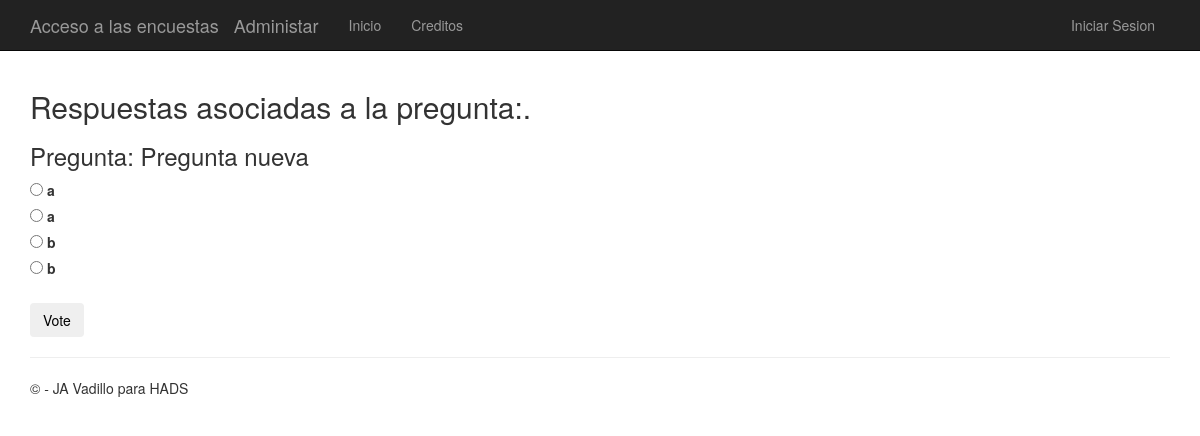
Screenshot of /polls/7/ with the database file from the repository.
### app/models.py (models this page shows)
class Question(models.Model):
    question_text = models.CharField(max_length=200)
    pub_date = models.DateTimeField('date published')
    category = models.CharField(max_length = 200, default="No category")

class Choice(models.Model):
    question = models.ForeignKey(Question, on_delete=models.CASCADE,)
    choice_text = models.CharField(max_length=200)
    votes = models.IntegerField(default=0)
    correct = models.BooleanField(default = False)

### app/views.py (the view)
# urls.py: url(r'^polls/(?P<question_id>\d+)/$', app.views.detail, name='detail'),
def detail(request, question_id):
     question = get_object_or_404(Question, pk=question_id)
     return render(request, 'polls/detail.html', {'title':'Respuestas asociadas a la pregunta:','question': question})

### app/templates/polls/detail.html (shortened to what this page needs)
﻿{% extends "app/layout.html" %}
{% block content %}
<h2>{{ title }}.</h2>
<h3>Pregunta: {{ question.question_text }}</h3>
<form action="{% url 'vote' question.id %}" method="post">
{% if request.user.is_authenticated %}
<table class="table">
    <thead>
        <th scope="col">Choice text</th>
        <th scope="col">Votes</th>
        <th scope="col">Answer</th>
    </thead>
    <tbody>
    {% for choice in question.choice_set.all %}
    <tr>
        <td>{{ choice.choice_text }}</td>
        <td>{{ choice.votes }}</td>
        <td>{% if choice.correct %} <label style="color: green"> CORRECT {% else %} <label style="color: red"> INCORRECT  {% endif %}</tr>
    </tr>
    {% endfor %}
    </tbody>
</table>
{% else %}
    <div class="input-group">
    {% for choice in question.choice_set.all %}
        <div class="input-group-text">
            <input type="radio" name="choice" id="choice{{ forloop.counter }}" value="{{ choice.id }}" />
            <label for="choice{{ forloop.counter }}">   {{ choice.choice_text }}</label>
        </div>
    {% endfor %}
    </div>
{% endif %}
{% if request.user.is_authenticated %}
    <a href="{% url 'choice_add' question.id %}"><h3>Insertar Opciones</h3></a>
    <a href="{% url 'chart' question.id %}"> <h3>Ver resultado de la votacion</h3> </a><br />
{% else %}
    <br />
    <button type="submit" class="btn btn-light mb-2">Vote</button>
{% endif %}
</form>
{% endblock %}

### app/static/app/content/site.css (style rules this page uses)
body { padding-top: 50px; padding-bottom: 20px; }
input, select, textarea { max-width: 280px; }

### rows the page displays
Question: question_text "Pregunta nueva"
Choice: choice_text "a"
Choice: choice_text "a"
Choice: choice_text "b"
Choice: choice_text "b"

### other values shown
{{ title }} "Respuestas asociadas a la pregunta:"
